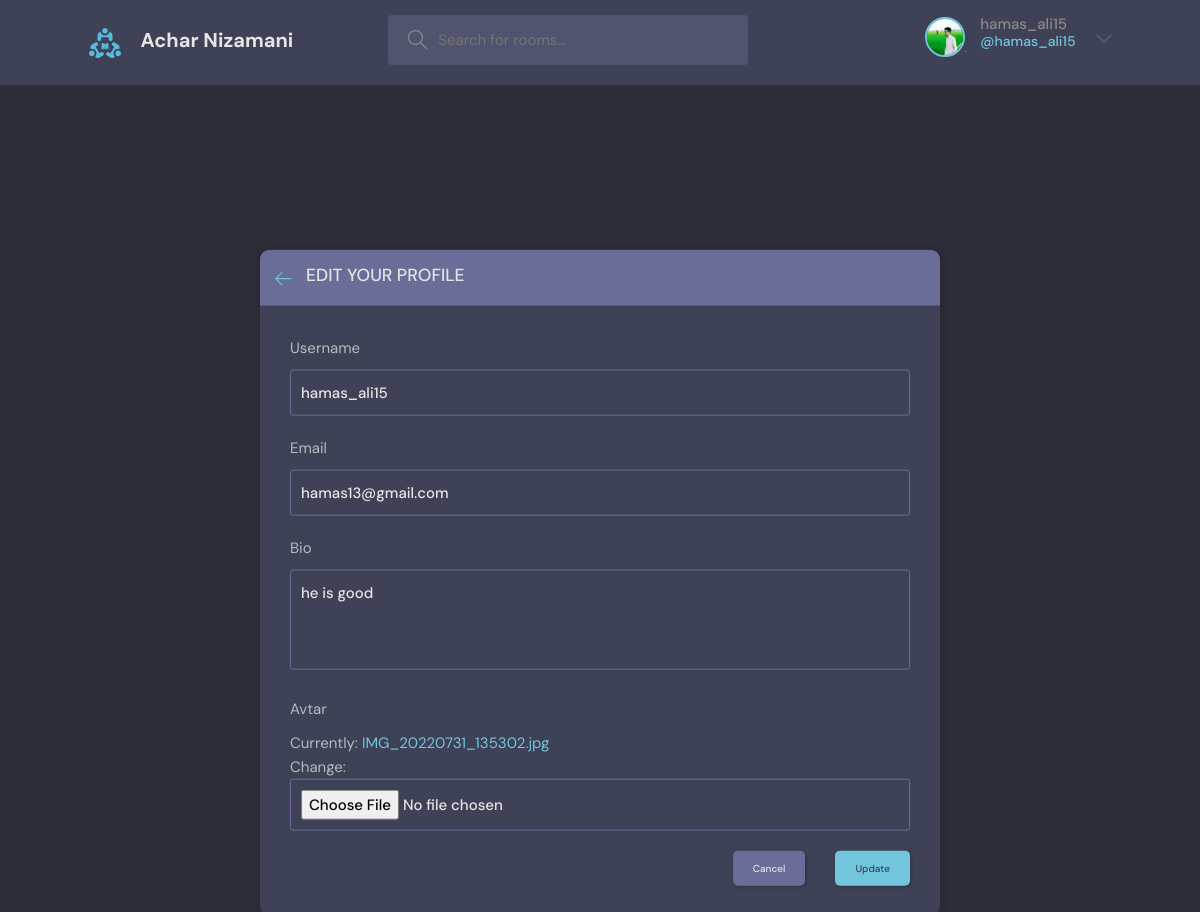
Screenshot of /update_user/ (signed in) with the database file from the repository.
### base/models.py (models this page shows)
class User(AbstractUser):
    name=models.CharField(max_length=50 ,null=True)
    username=models.CharField(unique=True,max_length=50 ,null=True)
    email=models.EmailField(unique=True, null=True)
    bio=models.TextField(null=True)
    avtar=models.ImageField(null=True, default='avatar.svg')
    USERNAME_FIELD='email'
    REQUIRED_FIELDS=['username']

### base/views.py (the view)
# urls.py: path('update_user/', views.UpdateUser, name="update_user"),
def UpdateUser(request):
    user=request.user
    form=updateForm(instance=user)
    if request.method== "POST" :
        form= updateForm(request.POST , request.FILES ,instance=user)
        if form.is_valid():
            form.save()
            return redirect('user-profile', pk=user.id)
    context={
        'form': form
    }
    return render(request, 'base/update_user.html', context)

### base/forms.py
class updateForm(ModelForm):
    class Meta:
        model = User
        fields = ['username','email','bio','avtar']

### base/templates/base/update_user.html (shortened to what this page needs)
 {% extends "main_template.html" %}
{% block content %}
    <main class="update-account layout ">
        <div class="container">
            <div class="layout__box rest">
                <div class="layout__boxHeader">
                    <div class="layout__boxTitle">
                        <a href="{% url 'home' %}">
                            <svg version="1.1" xmlns="http://www.w3.org/2000/svg" width="32" height="32"
                                viewBox="0 0 32 32">
                                <title>arrow-left</title>
                                <path
                                    d="M13.723 2.286l-13.723 13.714 13.719 13.714 1.616-1.611-10.96-10.96h27.625v-2.286h-27.625l10.965-10.965-1.616-1.607z">
                                </path>
                            </svg>
                        </a>
                        <h3>Edit your profile</h3>
                    </div>
                </div>
                <div class="layout__body">
                    <form class="form" action="#" method="POST" enctype="multipart/form-data">
                        {% for field in form %}
                        <div class="form__group">
                            <label for="profile_pic">{{field.label}}</label>
                            {{field}}
                        </div>
                        {% endfor %}
                        <div class="form__action">
                            <a class="btn btn--dark" href="{% url 'home' %}">Cancel</a>
                            <button class="btn btn--main" type="submit">Update</button>
                        </div>
                    </form>
                </div>
            </div>
        </div>
  {% endblock content %}

### templates/navbar.html (shortened to what this page needs)
   {% load static %}
    <header class="header header--loggedIn">
      <div class="container">
        <a href="{% url 'home' %}" class="header__logo">
          <img src="{% static 'images/logo.svg' %}" />
          <h1>Achar Nizamani</h1>
        </a>
        <form class="header__search" method="GET" action="{% url 'home' %}">
          <label>
            <input name="q" placeholder="Search for rooms..." />
          </label>
        </form>
        <nav class="header__menu">
          {% if request.user.is_authenticated %}
          <div class="header__user">
            <a href="{% url 'update_user' %}">
              <div class="avatar avatar--medium active">
                <img src="{{request.user.avtar.url}}" />
              </div>
              <p>{{request.user.username}} <span>@{{request.user.username}}</span></p>
            </a>
            <button class="dropdown-button">
              <svg version="1.1" xmlns="http://www.w3.org/2000/svg" width="32" height="32" viewBox="0 0 32 32">
                <title>chevron-down</title>
                <path d="M16 21l-13-13h-3l16 16 16-16h-3l-13 13z"></path>
              </svg>
            </button>
          </div>
          {% else %}
          <a href="{% url 'login' %}">
            <img src="{% static 'images/avatar.svg'  %}" />
            <p>Login</p>
          </a>
          {% endif %}
        </nav>
      </div>
    </header>

### rows the page displays
User: user.avtar (picture), user.username "hamas_ali15", form "hamas_ali15" "hamas13@gmail.com" "he is good"

### other values shown
{{ field.label }} "Username" "Email" "Bio" "Avtar"
